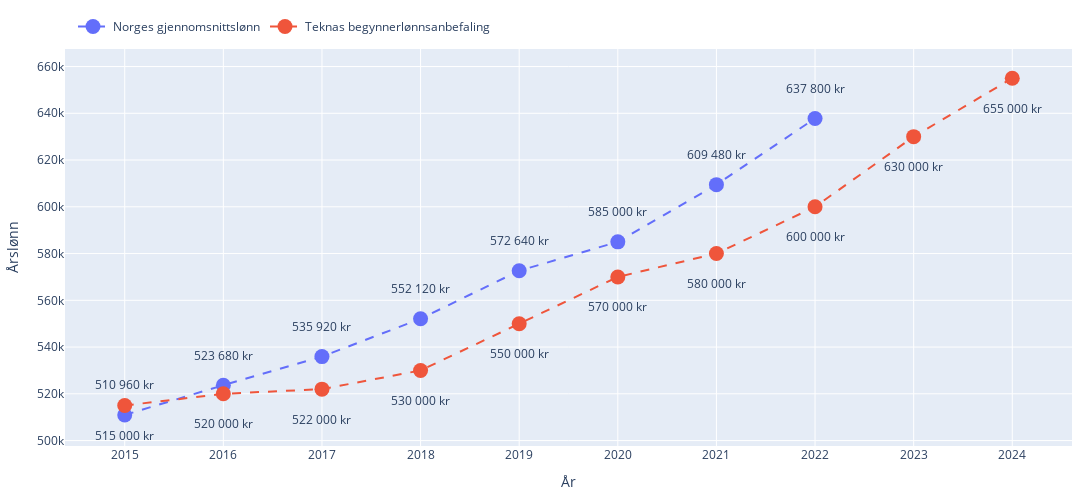

The code cell stored with this chart in its notebook:
### Markdown cell above
Norges gjennomsnittlønn fram 2015 til 2022: https://www.ssb.no/statbank/table/11419/tableViewLayout1/

Tekna begynnerlønnsanbefaling: https://www.tekna.no/lonn-og-arbeidsvilkar/lonnsstatistikk/begynnerlonn/

### Code cell
# Data from SSB
ssb_year = [i for i in range(2015, 2023)]
ssb_mean = np.array([42580, 43640, 44660, 46010, 
                          47720, 48750, 50790, 53150]) * 12

# Data from Tekna
tekna_year = [i for i in range(2015, 2025)]
tekna_suggested = np.array([515, 520, 522, 530, 550, 
                            570, 580, 600, 630, 655]) * 1000

fig = go.Figure()

fig.add_trace(
    go.Scatter(
        x=ssb_year,
        y=ssb_mean,
        mode='markers+lines',
        marker=dict(size=15),
        line=dict(width=2, dash='dash'),
        connectgaps=True,  # This will create dashed lines between the dots
        name="Norges gjennomsnittslønn"
    )
)

fig.add_trace(
    go.Scatter(
        x=tekna_year,
        y=tekna_suggested,
        mode='markers+lines',
        marker=dict(size=15),
        line=dict(width=2, dash='dash'),
        connectgaps=True,
        name="Teknas begynnerlønnsanbefaling "
    )
)

for x, y in zip(ssb_year, ssb_mean):
    fig.add_annotation(x=x, 
                       y=y, 
                       text="{:,.0f} kr".format(y).replace(",", " "), 
                       showarrow=False, 
                       yshift=30)
    
for x, y in zip(tekna_year, tekna_suggested):
    fig.add_annotation(x=x, 
                        y=y, 
                        text="{:,.0f} kr".format(y).replace(",", " "), 
                        showarrow=False, 
                        yshift=-30)

fig.update_layout(
    template="plotly", #Default
    height=500, 
    width=1200, 
    xaxis_title='År',
    yaxis_title='Årslønn',
    margin=dict(l=20, r=20, t=20, b=20), 
    legend=dict(orientation="h",
                yanchor="bottom",
                y=1.02,
                xanchor="right",
                x=0.43),
    xaxis = dict(tickmode ='linear', dtick=1)
)

fig.show()
fig.write_image(file="Tekna-SSB-Lønn.pdf", format="pdf")

### Figure 1 — Plotly figure (JSON) as saved in the notebook; plotly's stock layout.template omitted (floating-point values rounded to 4 significant figures)
{"data": [{"connectgaps": true, "line": {"dash": "dash", "width": 2}, "marker": {"size": 15}, "mode": "markers+lines", "name": "Norges gjennomsnittslønn", "type": "scatter", "x": [2015, 2016, 2017, 2018, 2019, 2020, 2021, 2022], "y": [510960, 523680, 535920, 552120, 572640, 585000, 609480, 637800]}, {"connectgaps": true, "line": {"dash": "dash", "width": 2}, "marker": {"size": 15}, "mode": "markers+lines", "name": "Teknas begynnerlønnsanbefaling ", "type": "scatter", "x": [2015, 2016, 2017, 2018, 2019, 2020, 2021, 2022, 2023, 2024], "y": [515000, 520000, 522000, 530000, 550000, 570000, 580000, 600000, 630000, 655000]}], "layout": {"annotations": [{"showarrow": false, "text": "510 960 kr", "x": 2015, "y": 510960, "yshift": 30}, {"showarrow": false, "text": "523 680 kr", "x": 2016, "y": 523680, "yshift": 30}, {"showarrow": false, "text": "535 920 kr", "x": 2017, "y": 535920, "yshift": 30}, {"showarrow": false, "text": "552 120 kr", "x": 2018, "y": 552120, "yshift": 30}, {"showarrow": false, "text": "572 640 kr", "x": 2019, "y": 572640, "yshift": 30}, {"showarrow": false, "text": "585 000 kr", "x": 2020, "y": 585000, "yshift": 30}, {"showarrow": false, "text": "609 480 kr", "x": 2021, "y": 609480, "yshift": 30}, {"showarrow": false, "text": "637 800 kr", "x": 2022, "y": 637800, "yshift": 30}, {"showarrow": false, "text": "515 000 kr", "x": 2015, "y": 515000, "yshift": -30}, {"showarrow": false, "text": "520 000 kr", "x": 2016, "y": 520000, "yshift": -30}, {"showarrow": false, "text": "522 000 kr", "x": 2017, "y": 522000, "yshift": -30}, {"showarrow": false, "text": "530 000 kr", "x": 2018, "y": 530000, "yshift": -30}, {"showarrow": false, "text": "550 000 kr", "x": 2019, "y": 550000, "yshift": -30}, {"showarrow": false, "text": "570 000 kr", "x": 2020, "y": 570000, "yshift": -30}, {"showarrow": false, "text": "580 000 kr", "x": 2021, "y": 580000, "yshift": -30}, {"showarrow": false, "text": "600 000 kr", "x": 2022, "y": 600000, "yshift": -30}, {"showarrow": false, "text": "630 000 kr", "x": 2023, "y": 630000, "yshift": -30}, {"showarrow": false, "text": "655 000 kr", "x": 2024, "y": 655000, "yshift": -30}], "height": 500, "legend": {"orientation": "h", "x": 0.43, "xanchor": "right", "y": 1.02, "yanchor": "bottom"}, "margin": {"b": 20, "l": 20, "r": 20, "t": 20}, "width": 1200, "xaxis": {"dtick": 1, "tickmode": "linear", "title": {"text": "År"}}, "yaxis": {"title": {"text": "Årslønn"}}}}
